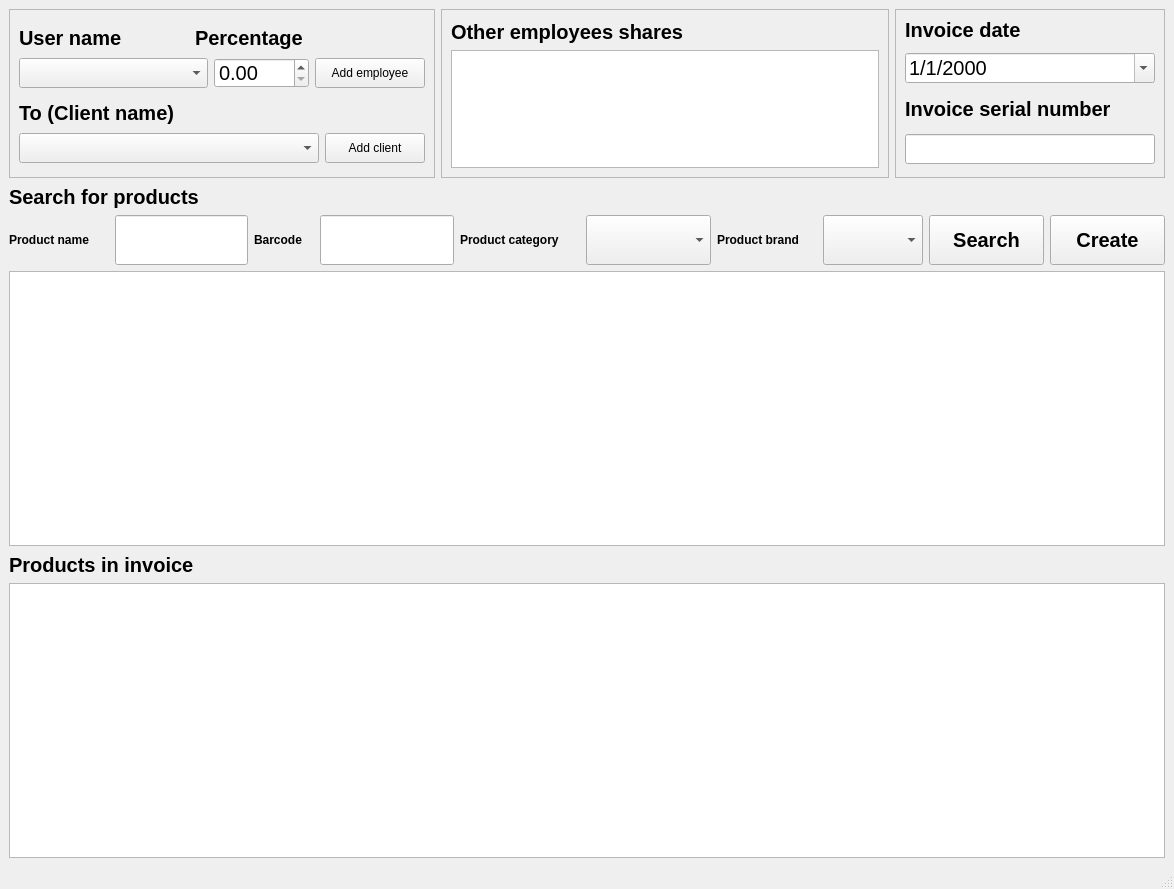
<?xml version="1.0" encoding="UTF-8"?>
<ui version="4.0">
 <class>createInvoiceWindow</class>
 <widget class="QMainWindow" name="createInvoiceWindow">
  <property name="geometry">
   <rect>
    <x>0</x>
    <y>0</y>
    <width>1174</width>
    <height>889</height>
   </rect>
  </property>
  <property name="windowTitle">
   <string>MainWindow</string>
  </property>
  <widget class="QWidget" name="centralwidget">
   <layout class="QVBoxLayout" name="verticalLayout_4">
    <item>
     <layout class="QHBoxLayout" name="horizontalLayout_14">
      <item>
       <widget class="QFrame" name="invoice_basic_information_frame">
        <property name="minimumSize">
         <size>
          <width>0</width>
          <height>169</height>
         </size>
        </property>
        <property name="maximumSize">
         <size>
          <width>16777215</width>
          <height>169</height>
         </size>
        </property>
        <property name="frameShape">
         <enum>QFrame::StyledPanel</enum>
        </property>
        <property name="frameShadow">
         <enum>QFrame::Raised</enum>
        </property>
        <layout class="QVBoxLayout" name="verticalLayout">
         <item>
          <layout class="QHBoxLayout" name="horizontalLayout_2">
           <item>
            <widget class="QLabel" name="employee_username_label">
             <property name="minimumSize">
              <size>
               <width>120</width>
               <height>25</height>
              </size>
             </property>
             <property name="maximumSize">
              <size>
               <width>70</width>
               <height>20</height>
              </size>
             </property>
             <property name="font">
              <font>
               <pointsize>15</pointsize>
               <bold>true</bold>
              </font>
             </property>
             <property name="text">
              <string>User name</string>
             </property>
            </widget>
           </item>
           <item>
            <spacer name="horizontalSpacer">
             <property name="orientation">
              <enum>Qt::Horizontal</enum>
             </property>
             <property name="sizeType">
              <enum>QSizePolicy::Preferred</enum>
             </property>
             <property name="sizeHint" stdset="0">
              <size>
               <width>50</width>
               <height>20</height>
              </size>
             </property>
            </spacer>
           </item>
           <item>
            <widget class="QLabel" name="employee_percentage_label">
             <property name="minimumSize">
              <size>
               <width>130</width>
               <height>25</height>
              </size>
             </property>
             <property name="maximumSize">
              <size>
               <width>130</width>
               <height>20</height>
              </size>
             </property>
             <property name="font">
              <font>
               <pointsize>15</pointsize>
               <bold>true</bold>
              </font>
             </property>
             <property name="text">
              <string>Percentage</string>
             </property>
            </widget>
           </item>
           <item>
            <spacer name="horizontalSpacer_2">
             <property name="orientation">
              <enum>Qt::Horizontal</enum>
             </property>
             <property name="sizeType">
              <enum>QSizePolicy::Preferred</enum>
             </property>
             <property name="sizeHint" stdset="0">
              <size>
               <width>100</width>
               <height>20</height>
              </size>
             </property>
            </spacer>
           </item>
          </layout>
         </item>
         <item>
          <layout class="QHBoxLayout" name="horizontalLayout_13">
           <item>
            <widget class="QComboBox" name="employees_usernames_cb">
             <property name="sizePolicy">
              <sizepolicy hsizetype="Preferred" vsizetype="Preferred">
               <horstretch>0</horstretch>
               <verstretch>0</verstretch>
              </sizepolicy>
             </property>
             <property name="minimumSize">
              <size>
               <width>150</width>
               <height>30</height>
              </size>
             </property>
             <property name="maximumSize">
              <size>
               <width>200</width>
               <height>30</height>
              </size>
             </property>
            </widget>
           </item>
           <item>
            <widget class="QDoubleSpinBox" name="employee_shares_sb">
             <property name="minimumSize">
              <size>
               <width>0</width>
               <height>30</height>
              </size>
             </property>
             <property name="maximumSize">
              <size>
               <width>95</width>
               <height>30</height>
              </size>
             </property>
             <property name="font">
              <font>
               <pointsize>15</pointsize>
              </font>
             </property>
            </widget>
           </item>
           <item>
            <widget class="QPushButton" name="add_employee_btn">
             <property name="minimumSize">
              <size>
               <width>0</width>
               <height>30</height>
              </size>
             </property>
             <property name="maximumSize">
              <size>
               <width>110</width>
               <height>30</height>
              </size>
             </property>
             <property name="text">
              <string>Add employee</string>
             </property>
            </widget>
           </item>
          </layout>
         </item>
         <item>
          <widget class="QLabel" name="client_name_label">
           <property name="minimumSize">
            <size>
             <width>190</width>
             <height>25</height>
            </size>
           </property>
           <property name="maximumSize">
            <size>
             <width>190</width>
             <height>20</height>
            </size>
           </property>
           <property name="font">
            <font>
             <pointsize>15</pointsize>
             <bold>true</bold>
            </font>
           </property>
           <property name="text">
            <string>To (Client name)</string>
           </property>
          </widget>
         </item>
         <item>
          <layout class="QHBoxLayout" name="horizontalLayout">
           <property name="spacing">
            <number>6</number>
           </property>
           <item>
            <widget class="QComboBox" name="clients_names_cb">
             <property name="sizePolicy">
              <sizepolicy hsizetype="Preferred" vsizetype="Preferred">
               <horstretch>0</horstretch>
               <verstretch>0</verstretch>
              </sizepolicy>
             </property>
             <property name="minimumSize">
              <size>
               <width>300</width>
               <height>30</height>
              </size>
             </property>
             <property name="maximumSize">
              <size>
               <width>295</width>
               <height>40</height>
              </size>
             </property>
            </widget>
           </item>
           <item>
            <widget class="QPushButton" name="add_client_btn">
             <property name="sizePolicy">
              <sizepolicy hsizetype="Preferred" vsizetype="Preferred">
               <horstretch>0</horstretch>
               <verstretch>0</verstretch>
              </sizepolicy>
             </property>
             <property name="minimumSize">
              <size>
               <width>100</width>
               <height>30</height>
              </size>
             </property>
             <property name="maximumSize">
              <size>
               <width>110</width>
               <height>30</height>
              </size>
             </property>
             <property name="text">
              <string>Add client</string>
             </property>
            </widget>
           </item>
          </layout>
         </item>
        </layout>
       </widget>
      </item>
      <item>
       <widget class="QFrame" name="employees_shares_frame">
        <property name="minimumSize">
         <size>
          <width>0</width>
          <height>169</height>
         </size>
        </property>
        <property name="maximumSize">
         <size>
          <width>16777215</width>
          <height>169</height>
         </size>
        </property>
        <property name="frameShape">
         <enum>QFrame::StyledPanel</enum>
        </property>
        <property name="frameShadow">
         <enum>QFrame::Raised</enum>
        </property>
        <layout class="QVBoxLayout" name="verticalLayout_3">
         <item>
          <widget class="QLabel" name="other_employees_label">
           <property name="minimumSize">
            <size>
             <width>278</width>
             <height>25</height>
            </size>
           </property>
           <property name="maximumSize">
            <size>
             <width>278</width>
             <height>25</height>
            </size>
           </property>
           <property name="font">
            <font>
             <pointsize>15</pointsize>
             <bold>true</bold>
            </font>
           </property>
           <property name="text">
            <string>Other employees shares</string>
           </property>
          </widget>
         </item>
         <item>
          <widget class="QTableView" name="employees_table_view"/>
         </item>
        </layout>
       </widget>
      </item>
      <item>
       <widget class="QFrame" name="invoice_details_frame">
        <property name="minimumSize">
         <size>
          <width>270</width>
          <height>169</height>
         </size>
        </property>
        <property name="maximumSize">
         <size>
          <width>270</width>
          <height>169</height>
         </size>
        </property>
        <property name="frameShape">
         <enum>QFrame::StyledPanel</enum>
        </property>
        <property name="frameShadow">
         <enum>QFrame::Raised</enum>
        </property>
        <layout class="QVBoxLayout" name="verticalLayout_2">
         <property name="spacing">
          <number>12</number>
         </property>
         <item>
          <widget class="QLabel" name="invoice_date_frame">
           <property name="minimumSize">
            <size>
             <width>190</width>
             <height>20</height>
            </size>
           </property>
           <property name="maximumSize">
            <size>
             <width>190</width>
             <height>20</height>
            </size>
           </property>
           <property name="font">
            <font>
             <pointsize>15</pointsize>
             <bold>true</bold>
            </font>
           </property>
           <property name="text">
            <string>Invoice date</string>
           </property>
          </widget>
         </item>
         <item>
          <widget class="QDateEdit" name="invoice_date_edit">
           <property name="minimumSize">
            <size>
             <width>200</width>
             <height>30</height>
            </size>
           </property>
           <property name="maximumSize">
            <size>
             <width>250</width>
             <height>30</height>
            </size>
           </property>
           <property name="font">
            <font>
             <pointsize>15</pointsize>
            </font>
           </property>
           <property name="displayFormat">
            <string>d/M/yyyy</string>
           </property>
           <property name="calendarPopup">
            <bool>true</bool>
           </property>
          </widget>
         </item>
         <item>
          <widget class="QLabel" name="invoice_serial_number_label">
           <property name="minimumSize">
            <size>
             <width>250</width>
             <height>25</height>
            </size>
           </property>
           <property name="maximumSize">
            <size>
             <width>250</width>
             <height>25</height>
            </size>
           </property>
           <property name="font">
            <font>
             <pointsize>15</pointsize>
             <bold>true</bold>
            </font>
           </property>
           <property name="text">
            <string>Invoice serial number</string>
           </property>
          </widget>
         </item>
         <item>
          <widget class="QLineEdit" name="invoice_serial_number_line_edit">
           <property name="minimumSize">
            <size>
             <width>200</width>
             <height>30</height>
            </size>
           </property>
           <property name="maximumSize">
            <size>
             <width>250</width>
             <height>30</height>
            </size>
           </property>
          </widget>
         </item>
        </layout>
       </widget>
      </item>
     </layout>
    </item>
    <item>
     <widget class="QLabel" name="search_products_label">
      <property name="minimumSize">
       <size>
        <width>231</width>
        <height>25</height>
       </size>
      </property>
      <property name="maximumSize">
       <size>
        <width>231</width>
        <height>25</height>
       </size>
      </property>
      <property name="font">
       <font>
        <pointsize>15</pointsize>
        <bold>true</bold>
       </font>
      </property>
      <property name="text">
       <string>Search for products</string>
      </property>
     </widget>
    </item>
    <item>
     <layout class="QHBoxLayout" name="search_products_layout">
      <property name="sizeConstraint">
       <enum>QLayout::SetMinimumSize</enum>
      </property>
      <item>
       <layout class="QHBoxLayout" name="horizontalLayout_3">
        <item>
         <widget class="QLabel" name="product_name_label">
          <property name="minimumSize">
           <size>
            <width>100</width>
            <height>50</height>
           </size>
          </property>
          <property name="maximumSize">
           <size>
            <width>100</width>
            <height>50</height>
           </size>
          </property>
          <property name="font">
           <font>
            <bold>true</bold>
           </font>
          </property>
          <property name="text">
           <string>Product name</string>
          </property>
         </widget>
        </item>
        <item>
         <widget class="QLineEdit" name="product_name_line_edit">
          <property name="sizePolicy">
           <sizepolicy hsizetype="Preferred" vsizetype="Preferred">
            <horstretch>0</horstretch>
            <verstretch>0</verstretch>
           </sizepolicy>
          </property>
          <property name="minimumSize">
           <size>
            <width>125</width>
            <height>30</height>
           </size>
          </property>
          <property name="font">
           <font>
            <pointsize>14</pointsize>
           </font>
          </property>
         </widget>
        </item>
       </layout>
      </item>
      <item>
       <layout class="QHBoxLayout" name="horizontalLayout_4">
        <item>
         <widget class="QLabel" name="bar_code_label">
          <property name="minimumSize">
           <size>
            <width>60</width>
            <height>50</height>
           </size>
          </property>
          <property name="maximumSize">
           <size>
            <width>56</width>
            <height>50</height>
           </size>
          </property>
          <property name="font">
           <font>
            <bold>true</bold>
           </font>
          </property>
          <property name="text">
           <string>Barcode</string>
          </property>
         </widget>
        </item>
        <item>
         <widget class="QLineEdit" name="bar_code_line_edit">
          <property name="sizePolicy">
           <sizepolicy hsizetype="Preferred" vsizetype="Preferred">
            <horstretch>0</horstretch>
            <verstretch>0</verstretch>
           </sizepolicy>
          </property>
          <property name="minimumSize">
           <size>
            <width>125</width>
            <height>30</height>
           </size>
          </property>
          <property name="font">
           <font>
            <pointsize>14</pointsize>
           </font>
          </property>
         </widget>
        </item>
       </layout>
      </item>
      <item>
       <layout class="QHBoxLayout" name="horizontalLayout_5">
        <item>
         <widget class="QLabel" name="category_label">
          <property name="minimumSize">
           <size>
            <width>120</width>
            <height>50</height>
           </size>
          </property>
          <property name="maximumSize">
           <size>
            <width>120</width>
            <height>50</height>
           </size>
          </property>
          <property name="font">
           <font>
            <bold>true</bold>
           </font>
          </property>
          <property name="text">
           <string>Product category</string>
          </property>
         </widget>
        </item>
        <item>
         <widget class="QComboBox" name="product_category_cb">
          <property name="sizePolicy">
           <sizepolicy hsizetype="Preferred" vsizetype="Preferred">
            <horstretch>0</horstretch>
            <verstretch>0</verstretch>
           </sizepolicy>
          </property>
          <property name="minimumSize">
           <size>
            <width>125</width>
            <height>50</height>
           </size>
          </property>
          <property name="font">
           <font>
            <pointsize>14</pointsize>
            <underline>false</underline>
            <strikeout>false</strikeout>
           </font>
          </property>
         </widget>
        </item>
       </layout>
      </item>
      <item>
       <layout class="QHBoxLayout" name="horizontalLayout_7">
        <item>
         <widget class="QLabel" name="brand_label">
          <property name="minimumSize">
           <size>
            <width>100</width>
            <height>50</height>
           </size>
          </property>
          <property name="maximumSize">
           <size>
            <width>100</width>
            <height>50</height>
           </size>
          </property>
          <property name="font">
           <font>
            <bold>true</bold>
           </font>
          </property>
          <property name="text">
           <string>Product brand</string>
          </property>
         </widget>
        </item>
        <item>
         <widget class="QComboBox" name="product_brand_cb">
          <property name="sizePolicy">
           <sizepolicy hsizetype="Preferred" vsizetype="Preferred">
            <horstretch>0</horstretch>
            <verstretch>0</verstretch>
           </sizepolicy>
          </property>
          <property name="font">
           <font>
            <pointsize>14</pointsize>
            <underline>false</underline>
            <strikeout>false</strikeout>
           </font>
          </property>
         </widget>
        </item>
       </layout>
      </item>
      <item>
       <widget class="QPushButton" name="search_btn">
        <property name="sizePolicy">
         <sizepolicy hsizetype="Preferred" vsizetype="Preferred">
          <horstretch>0</horstretch>
          <verstretch>0</verstretch>
         </sizepolicy>
        </property>
        <property name="minimumSize">
         <size>
          <width>115</width>
          <height>50</height>
         </size>
        </property>
        <property name="maximumSize">
         <size>
          <width>115</width>
          <height>50</height>
         </size>
        </property>
        <property name="font">
         <font>
          <pointsize>15</pointsize>
          <bold>true</bold>
          <underline>false</underline>
          <strikeout>false</strikeout>
         </font>
        </property>
        <property name="text">
         <string>Search</string>
        </property>
       </widget>
      </item>
      <item>
       <widget class="QPushButton" name="create_btn">
        <property name="sizePolicy">
         <sizepolicy hsizetype="Preferred" vsizetype="Preferred">
          <horstretch>0</horstretch>
          <verstretch>0</verstretch>
         </sizepolicy>
        </property>
        <property name="minimumSize">
         <size>
          <width>115</width>
          <height>50</height>
         </size>
        </property>
        <property name="maximumSize">
         <size>
          <width>115</width>
          <height>50</height>
         </size>
        </property>
        <property name="font">
         <font>
          <pointsize>15</pointsize>
          <bold>true</bold>
         </font>
        </property>
        <property name="text">
         <string>Create</string>
        </property>
       </widget>
      </item>
     </layout>
    </item>
    <item>
     <widget class="QTableView" name="products_table_view">
      <attribute name="horizontalHeaderStretchLastSection">
       <bool>true</bool>
      </attribute>
     </widget>
    </item>
    <item>
     <widget class="QLabel" name="products_invoice_table_view">
      <property name="minimumSize">
       <size>
        <width>231</width>
        <height>25</height>
       </size>
      </property>
      <property name="maximumSize">
       <size>
        <width>231</width>
        <height>25</height>
       </size>
      </property>
      <property name="font">
       <font>
        <pointsize>15</pointsize>
        <bold>true</bold>
       </font>
      </property>
      <property name="text">
       <string>Products in invoice</string>
      </property>
     </widget>
    </item>
    <item>
     <widget class="QTableView" name="invoice_products_table_view">
      <attribute name="horizontalHeaderCascadingSectionResizes">
       <bool>true</bool>
      </attribute>
      <attribute name="horizontalHeaderStretchLastSection">
       <bool>true</bool>
      </attribute>
     </widget>
    </item>
   </layout>
  </widget>
  <widget class="QMenuBar" name="menubar">
   <property name="geometry">
    <rect>
     <x>0</x>
     <y>0</y>
     <width>1174</width>
     <height>19</height>
    </rect>
   </property>
  </widget>
  <widget class="QStatusBar" name="statusbar"/>
 </widget>
 <resources/>
 <connections/>
</ui>
